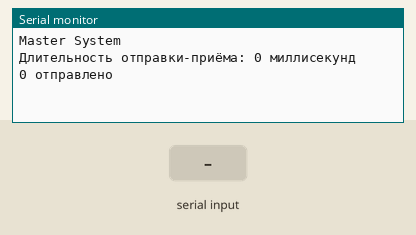
A sketch run on a simulated Arduino Mega 2560, built with avr-gcc and run on an emulated ATmega2560. Shown: the last lines printed to the serial monitor. Inputs (shaded band) come from the test bench.

Above: at 4.2 s.
4.3 s: "1\n" received over the second serial link
At 4.7 s:
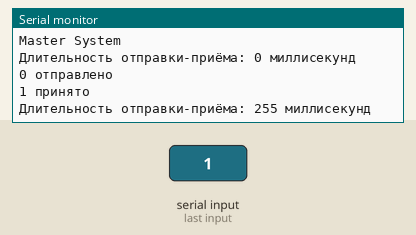
5.8 s: "0\n" received over the second serial link
At 6.7 s:
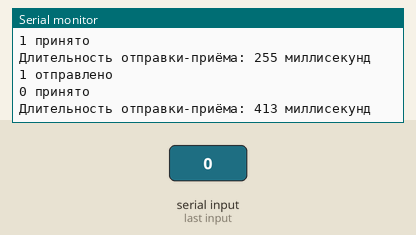
7.3 s: "2\n" received over the second serial link
At 9.8 s:
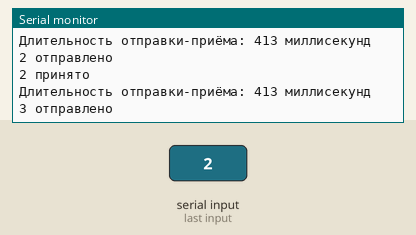
Timing chart, 0 to 11.3 s (numbered marks = the images above; inputs shaded):
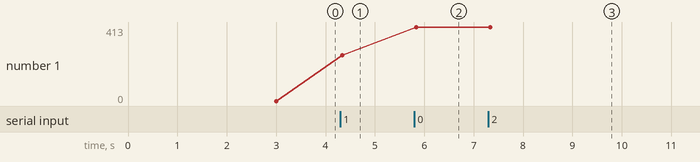

The sketch:

A1.ino
```cpp
#include <SoftwareSerial.h>

unsigned long endtime;
int k = 0;

void setup() {
  Serial.begin(4800);
  Serial.println("Master System");
  pinMode(11, OUTPUT);
  digitalWrite(11, HIGH);
  delay(3000);
}

void loop() {
  pinMode(11, OUTPUT);
  digitalWrite(11, HIGH);
  Serial.print("Длительность отправки-приёма: ");
  Serial.print(endtime);
  Serial.println(" миллисекунд");
  delay(1000);
  digitalWrite(11, LOW);
  delay(10);
  unsigned long starttime = millis();
  senderRunMaster(k);
  recieverRunMaster();
  k++;
  endtime = millis() - starttime;
}

void senderRunMaster(unsigned long input){
  SoftwareSerial mySerial(30,11);
  delay(2);
  mySerial.begin(4800);
  mySerial.print(input);
  mySerial.write("\n");
  Serial.print(input);
  Serial.println(" отправлено");
}

void recieverRunMaster(){
  SoftwareSerial mySerial(11,30);
  delay(1);
  mySerial.begin(4800);
  long time = millis();
  boolean recieved = false;
  while (!recieved){
    if(mySerial.available()){
      char character = mySerial.read();
      if (character == '\n') {
        recieved = true;
        Serial.println(" принято");
      } else {
        Serial.write(character);
      }
    }
  }
}
```

Measured:
- after the input at 4.3 s, the serial monitor: prints a new line at once (image 1)
- after the input at 5.8 s, the serial monitor: prints a new line at once (image 2)
- after the input at 7.3 s, the serial monitor: prints a new line at once (image 3)
- plotted number 1: 0 → 255 after the input at 4.3 s, 255 → 413 after the input at 5.8 s
